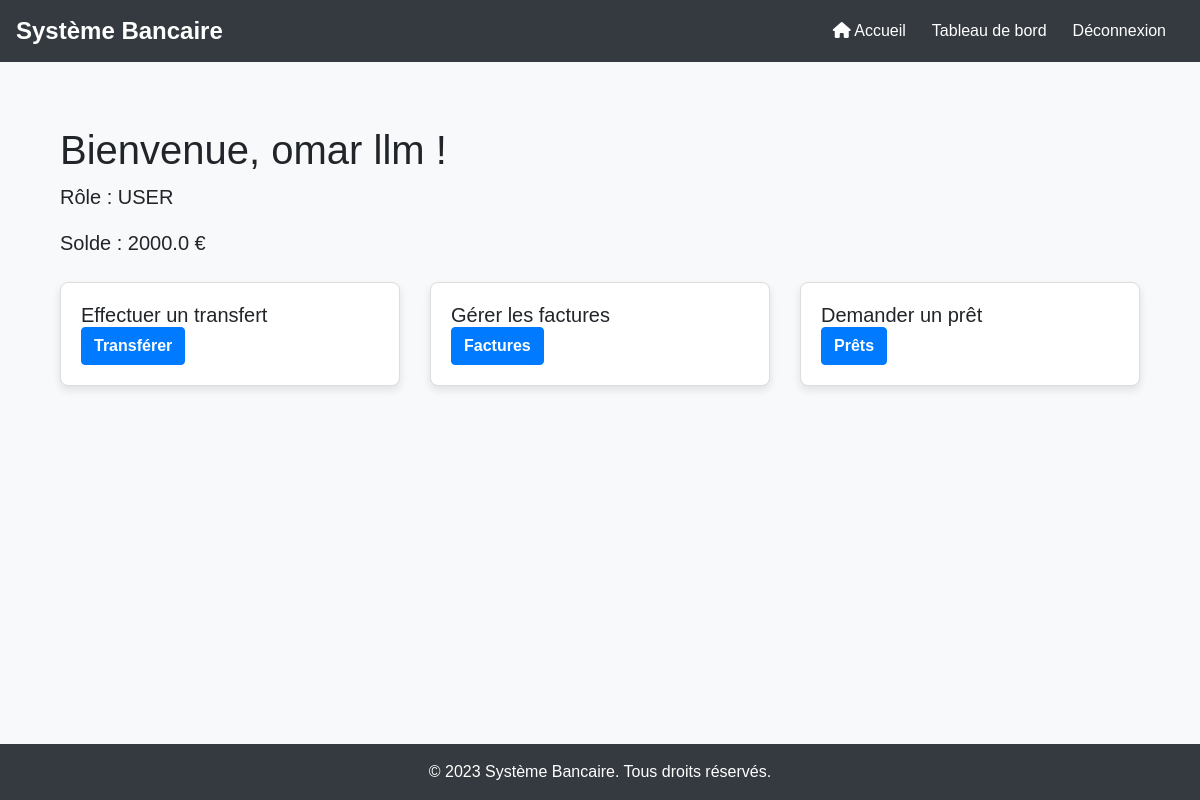
/dashboard (signed in), run on an earlier commit of the app's database.
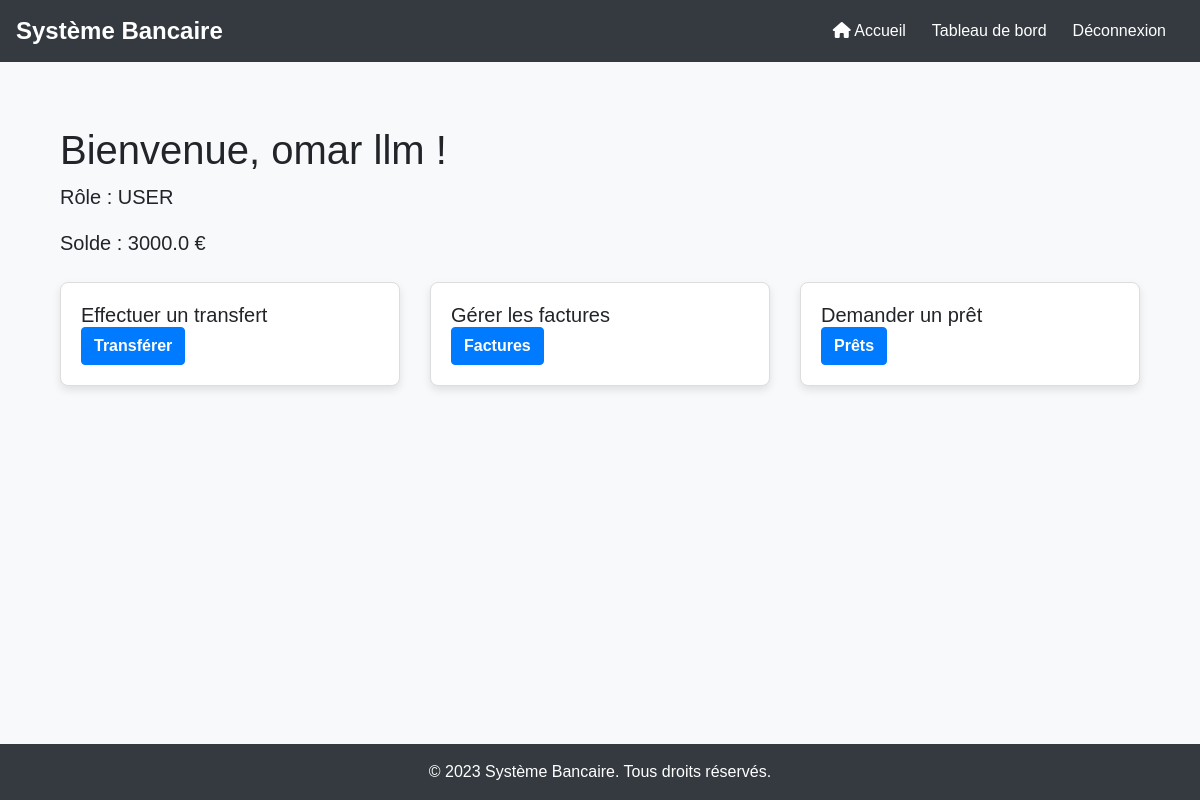
And on a later commit of the database.
### tables this page shows
CREATE TABLE users (
                id INTEGER PRIMARY KEY AUTOINCREMENT,
                username TEXT NOT NULL UNIQUE,
                password TEXT NOT NULL,
                full_name TEXT NOT NULL,
                role TEXT NOT NULL CHECK(role IN ('ADMIN', 'USER', 'EMPLOYEE')),
                balance REAL DEFAULT 0
            , last_balance_update DATE);

### app.py (the view)
@app.route('/dashboard')
def dashboard():
    user = get_current_user()
    if not user:
        flash('Utilisateur non trouvé.', 'error')
        return redirect(url_for('login'))
    if user[4] == 'ADMIN':
        return redirect(url_for('admin_dashboard'))
    elif user[4] == 'EMPLOYEE':
        return redirect(url_for('employee_dashboard'))
    else:
        return render_template("dashboard.html", user=user)

### app.py (called while the page is built)
def get_current_user():
    if not session.get('user_id'):
        return None
    with sqlite3.connect(DATABASE, timeout=10) as conn:
        cursor = conn.cursor()
        cursor.execute('SELECT * FROM users WHERE id = ?', (session['user_id'],))
        return cursor.fetchone()

### templates/dashboard.html (shortened to what this page needs)
{% extends "base.html" %}
{% block content %}
<div class="container">
    <h1 class="mt-4">Bienvenue, {{ user[3] }} !</h1>
    <p class="lead">Rôle : {{ user[4] }}</p>
    <p class="lead">Solde : {{ user[5] }} €</p>
    <div class="row mt-4">
        <div class="col-md-4 mb-3">
            <div class="card">
                <div class="card-body">
                    <h5 class="card-title">Effectuer un transfert</h5>
                    <a href="{{ url_for('transfer') }}" class="btn btn-primary">Transférer</a>
                </div>
            </div>
        </div>
        <div class="col-md-4 mb-3">
            <div class="card">
                <div class="card-body">
                    <h5 class="card-title">Gérer les factures</h5>
                    <a href="{{ url_for('invoices') }}" class="btn btn-primary">Factures</a>
                </div>
            </div>
        </div>
        <div class="col-md-4 mb-3">
            <div class="card">
                <div class="card-body">
                    <h5 class="card-title">Demander un prêt</h5>
                    <a href="{{ url_for('loans') }}" class="btn btn-primary">Prêts</a>
                </div>
            </div>
        </div>
    </div>
</div>
{% endblock %}

What changed in the data, as far as the page shows it:
changed users "omar llm": balance "2000.0" → "3000.0"
